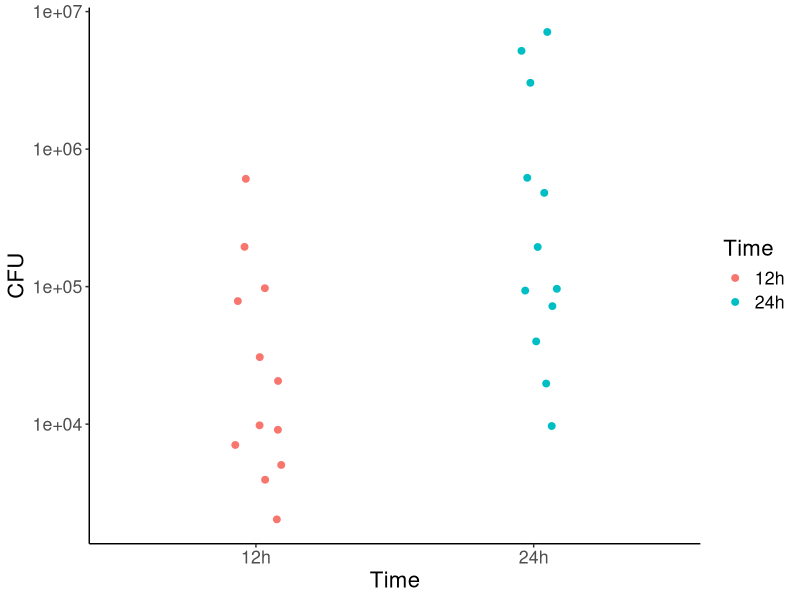

This chart was generated by the following R code:
#Import dataset 
library(readxl)
library(tidyverse)
worms <- read_excel("fakeworms.xlsx")
View(worms)

# Nic added:
# Visualize the data
worms %>%
  ggplot(aes(x=Time, y=CFU, color=Time))+
  geom_jitter(width=0.1, size=2)+
  scale_y_log10()+
  theme_classic()+
  theme(text=element_text(size=16))

##Shapiro-Wilk normality test for the differences
##
shapiro.test(worms$CFU)

#Ftest for equal variances 
ftest <- var.test(CFU ~ Time, data = worms)
ftest

#t-test: unpaired
ttest <- t.test(CFU ~ Time, data = worms, var.equal = TRUE)
ttest
